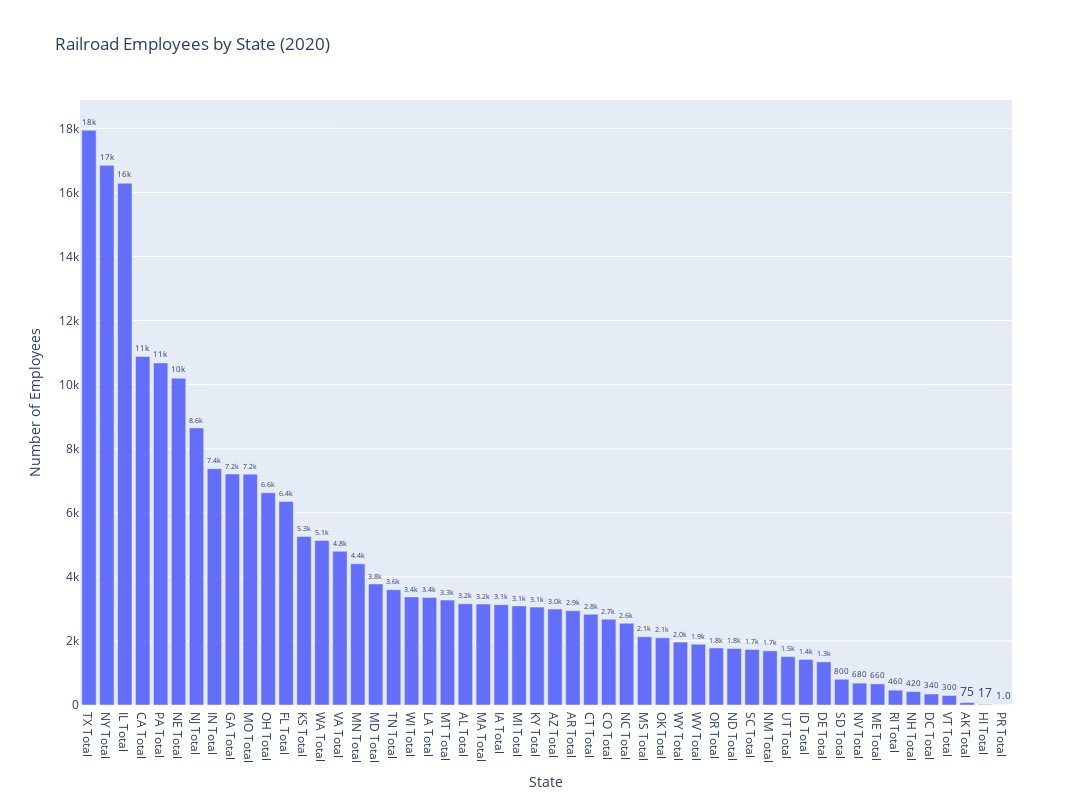

Notebook cell for this chart:
### Code cell
import pandas as pd
import plotly.express as px
import time

# Load the Excel file
file_path = 'railroad employees by state 2020.xlsx'

# Start timer
start_time = time.time()

data = pd.read_excel(file_path)

# End timer
load_time = time.time() - start_time

# Clean the data: remove rows where State is 'Unknown Total'
data = data[data['State'] != 'Unknown Total']

# Sort the DataFrame by NUMBER in descending order
df_sorted = data.sort_values(by='NUMBER', ascending=False)

# Display the load time
print(f"Data loaded in {load_time:.2f} seconds")

# Create an interactive bar graph with increased size
fig = px.bar(df_sorted, x='State', y='NUMBER',
             title='Railroad Employees by State (2020)',
             labels={'NUMBER': 'Number of Employees'},
             text='NUMBER',
             width=1200,  # Increased width
             height=800)  # Increased height

# Update the layout for better visualization
fig.update_layout(xaxis_title='State', yaxis_title='Number of Employees', 
                  showlegend=False)
fig.update_traces(texttemplate='%{text:.2s}', textposition='outside')

# Display the figure
fig.show()

### Figure 1 — Plotly figure (JSON) as saved in the notebook; plotly's stock layout.template omitted (floating-point values rounded to 4 significant figures)
{"data": [{"alignmentgroup": "True", "hovertemplate": "State=%{x}<br>Number of Employees=%{text}<extra></extra>", "legendgroup": "", "marker": {"color": "#636efa", "pattern": {"shape": ""}}, "name": "", "offsetgroup": "", "orientation": "v", "showlegend": false, "text": [17939, 16843, 16286, 10880, 10676, 10200, 8648, 7376, 7210, 7206, 6621, 6351, 5257, 5133, 4797, 4408, 3779, 3597, 3373, 3357, 3274, 3161, 3150, 3132, 3093, 3055, 2994, 2940, 2831, 2678, 2550, 2129, 2097, 1964, 1896, 1780, 1763, 1734, 1690, 1509, 1422, 1346, 803, 683, 659, 463, 416, 343, 298, 75, 17, 1], "textposition": "outside", "texttemplate": "%{text:.2s}", "type": "bar", "x": ["TX Total", "NY Total", "IL Total", "CA Total", "PA Total", "NE Total", "NJ Total", "IN Total", "GA Total", "MO Total", "OH Total", "FL Total", "KS Total", "WA Total", "VA Total", "MN Total", "MD Total", "TN Total", "WI Total", "LA Total", "MT Total", "AL Total", "MA Total", "IA Total", "MI Total", "KY Total", "AZ Total", "AR Total", "CT Total", "CO Total", "NC Total", "MS Total", "OK Total", "WY Total", "WV Total", "OR Total", "ND Total", "SC Total", "NM Total", "UT Total", "ID Total", "DE Total", "SD Total", "NV Total", "ME Total", "RI Total", "NH Total", "DC Total", "VT Total", "AK Total", "HI Total", "PR Total"], "xaxis": "x", "y": [17939, 16843, 16286, 10880, 10676, 10200, 8648, 7376, 7210, 7206, 6621, 6351, 5257, 5133, 4797, 4408, 3779, 3597, 3373, 3357, 3274, 3161, 3150, 3132, 3093, 3055, 2994, 2940, 2831, 2678, 2550, 2129, 2097, 1964, 1896, 1780, 1763, 1734, 1690, 1509, 1422, 1346, 803, 683, 659, 463, 416, 343, 298, 75, 17, 1], "yaxis": "y"}], "layout": {"barmode": "relative", "height": 800, "legend": {"tracegroupgap": 0}, "showlegend": false, "title": {"text": "Railroad Employees by State (2020)"}, "width": 1200, "xaxis": {"anchor": "y", "autorange": true, "domain": [0, 1], "range": [-0.5, 51.5], "title": {"text": "State"}, "type": "category"}, "yaxis": {"anchor": "x", "autorange": true, "domain": [0, 1], "range": [0, 18880.0], "title": {"text": "Number of Employees"}, "type": "linear"}}}
